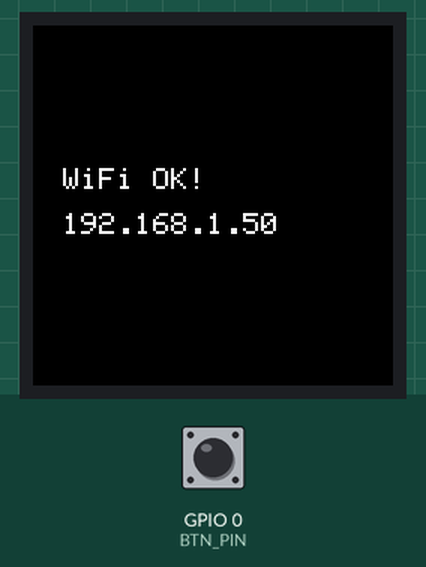
The sketch below on a simulated ESP32-S3. Shown: 240×240 colour display. Inputs (shaded band) come from the test bench; at power-on: GPIO 0 (BTN_PIN) HIGH. WiFi joins after 1.5 s; servers stay silent unless stated; I2S audio is not simulated (input reads silence); uploads are accepted with an empty reply; what the sketch prints to the serial monitor is not drawn.

Above: at 2.0 s.
At 5.3 s:
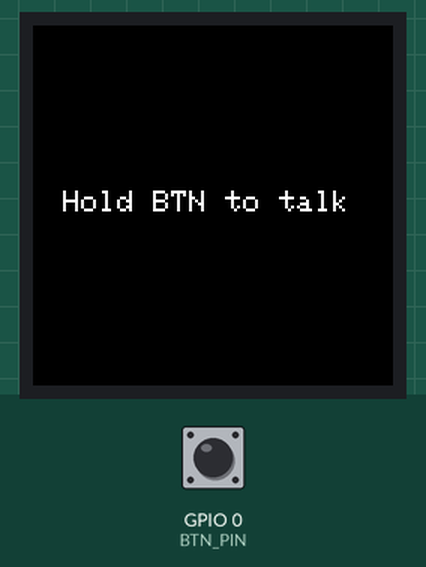
5.4 s: GPIO 0 (BTN_PIN) pulled LOW for 0.15 s
At 5.9 s:
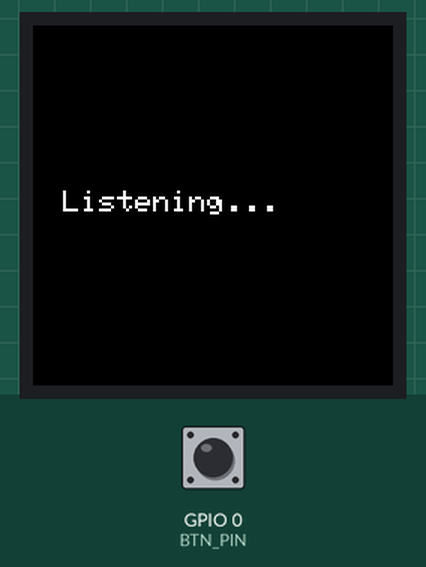
11.5 s: GPIO 0 (BTN_PIN) pulled LOW for 1 s
At 16.56 s:
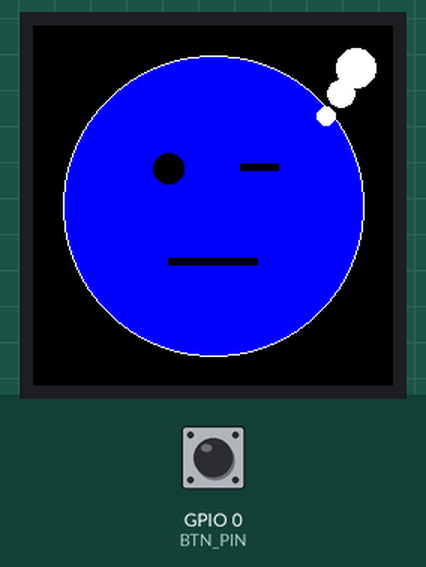
Timing chart, 0 to 18.1 s (numbered marks = the images above; inputs shaded):
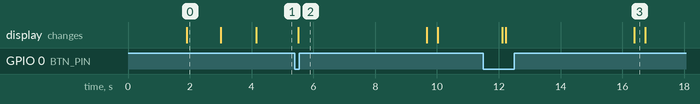

The sketch:

GEM_initial_code.ino
```cpp
// ============================================================
//  AI Robot Firmware — ESP32-S3
//  Hardware: INMP441 | MAX98357A | SSD1306 OLED | Gemini API
// ============================================================
//  Libraries needed (install via Arduino Library Manager):
//    - TFT_eSPI  (configure User_Setup.h for GC9A01 + your pins)
//    - ArduinoJson
//    - WiFi (built-in ESP32)
//    - HTTPClient (built-in ESP32)
// ============================================================

#include <WiFi.h>
#include <HTTPClient.h>
#include <ArduinoJson.h>
#include <TFT_eSPI.h>
#include <driver/i2s.h>
#include <Base64.h>

// ---------- WiFi & API Config ----------
const char* WIFI_SSID     = "YOUR_WIFI_SSID";
const char* WIFI_PASSWORD = "YOUR_WIFI_PASSWORD";
const char* GEMINI_API_KEY = "YOUR_GEMINI_API_KEY";
const char* GEMINI_URL    = "https://generativelanguage.googleapis.com/v1beta/models/gemini-1.5-flash:generateContent";
const char* EMOTION_API   = "http://YOUR_PC_IP:5000/emotion"; // <-- from emotion_server.py output

// ---------- Pin Definitions ----------
// INMP441 Microphone (I2S)
#define MIC_WS    42
#define MIC_SCK   41
#define MIC_SD    40
#define I2S_MIC_PORT  I2S_NUM_0

// MAX98357A Speaker (I2S)
#define SPK_BCLK  38
#define SPK_LRC   37
#define SPK_DIN   36
#define I2S_SPK_PORT  I2S_NUM_1

// TFT Round Display (GC9A01, 240x240) — pins set in TFT_eSPI User_Setup.h
#define SCREEN_W  240
#define SCREEN_H  240
#define CX        120   // center x
#define CY        120   // center y

// Button to trigger recording
#define BTN_PIN   0   // Use BOOT button or wire your own

// ---------- Audio Config ----------
#define SAMPLE_RATE     16000
#define RECORD_SECONDS  4
#define BITS_PER_SAMPLE I2S_BITS_PER_SAMPLE_16BIT
#define AUDIO_BUF_SIZE  (SAMPLE_RATE * RECORD_SECONDS * 2) // 16-bit = 2 bytes

// ---------- Globals ----------
TFT_eSPI tft = TFT_eSPI();
int8_t* audioBuf = nullptr;

// ---------- Emotion Faces (GC9A01 240x240 Round TFT) ----------
void drawFace(const String& emotion) {
  tft.fillScreen(TFT_BLACK);

  uint16_t faceColor = TFT_BLUE;
  uint16_t detailColor = TFT_BLACK;

  // Face circle
  tft.fillCircle(CX, CY, 100, faceColor);
  tft.drawCircle(CX, CY, 100, TFT_WHITE);

  if (emotion == "HAPPY") {
    // Eyes
    tft.fillCircle(CX - 30, CY - 25, 10, detailColor);
    tft.fillCircle(CX + 30, CY - 25, 10, detailColor);
    // Rosy cheeks
    tft.fillCircle(CX - 50, CY + 10, 12, TFT_RED);
    tft.fillCircle(CX + 50, CY + 10, 12, TFT_RED);
    // Big smile arc
    for (int i = -40; i <= 40; i++) {
      int x = CX + i;
      int y = CY + 30 + (i * i) / 80;
      tft.drawPixel(x, y,     TFT_BLACK);
      tft.drawPixel(x, y + 1, TFT_BLACK);
      tft.drawPixel(x, y + 2, TFT_BLACK);
    }

  } else if (emotion == "SAD") {
    // Eyes with tears
    tft.fillCircle(CX - 30, CY - 25, 10, detailColor);
    tft.fillCircle(CX + 30, CY - 25, 10, detailColor);
    tft.fillCircle(CX - 30, CY - 5, 5, TFT_CYAN); // tear
    tft.fillCircle(CX + 30, CY - 5, 5, TFT_CYAN);
    // Frown
    for (int i = -40; i <= 40; i++) {
      int x = CX + i;
      int y = CY + 55 - (i * i) / 80;
      tft.drawPixel(x, y,     TFT_BLACK);
      tft.drawPixel(x, y + 1, TFT_BLACK);
      tft.drawPixel(x, y + 2, TFT_BLACK);
    }

  } else if (emotion == "THINKING") {
    // One eye open, one squinted
    tft.fillCircle(CX - 30, CY - 25, 10, detailColor);
    tft.fillRect(CX + 18, CY - 28, 26, 5, detailColor); // squint line
    // Flat mouth
    tft.fillRect(CX - 30, CY + 35, 60, 5, detailColor);
    // Thought bubbles
    tft.fillCircle(CX + 75, CY - 60, 6,  TFT_WHITE);
    tft.fillCircle(CX + 85, CY - 75, 9,  TFT_WHITE);
    tft.fillCircle(CX + 95, CY - 92, 13, TFT_WHITE);

  } else if (emotion == "SURPRISED") {
    // Wide eyes
    tft.drawCircle(CX - 30, CY - 25, 16, detailColor);
    tft.drawCircle(CX - 30, CY - 25, 15, detailColor);
    tft.fillCircle(CX - 30, CY - 25, 8,  detailColor);
    tft.drawCircle(CX + 30, CY - 25, 16, detailColor);
    tft.drawCircle(CX + 30, CY - 25, 15, detailColor);
    tft.fillCircle(CX + 30, CY - 25, 8,  detailColor);
    // Open mouth (oval)
    tft.fillEllipse(CX, CY + 40, 22, 28, detailColor);
    tft.fillEllipse(CX, CY + 42, 16, 20, TFT_RED);

  } else {
    // NEUTRAL
    tft.fillCircle(CX - 30, CY - 25, 10, detailColor);
    tft.fillCircle(CX + 30, CY - 25, 10, detailColor);
    tft.fillRect(CX - 30, CY + 35, 60, 5, detailColor);
  }
}

void showText(const String& line1, const String& line2 = "") {
  tft.fillScreen(TFT_BLACK);
  tft.setTextColor(TFT_WHITE, TFT_BLACK);
  tft.setTextSize(2);
  tft.setCursor(20, line2 == "" ? 110 : 95);
  tft.println(line1);
  if (line2 != "") {
    tft.setCursor(20, 125);
    tft.println(line2);
  }
}

// ---------- I2S Microphone Setup ----------
void setupMic() {
  i2s_config_t cfg = {
    .mode = (i2s_mode_t)(I2S_MODE_MASTER | I2S_MODE_RX),
    .sample_rate = SAMPLE_RATE,
    .bits_per_sample = BITS_PER_SAMPLE,
    .channel_format = I2S_CHANNEL_FMT_ONLY_LEFT,
    .communication_format = I2S_COMM_FORMAT_STAND_I2S,
    .intr_alloc_flags = ESP_INTR_FLAG_LEVEL1,
    .dma_buf_count = 8,
    .dma_buf_len = 512,
    .use_apll = false,
  };
  i2s_pin_config_t pins = {
    .bck_io_num = MIC_SCK,
    .ws_io_num  = MIC_WS,
    .data_out_num = I2S_PIN_NO_CHANGE,
    .data_in_num  = MIC_SD,
  };
  i2s_driver_install(I2S_MIC_PORT, &cfg, 0, NULL);
  i2s_set_pin(I2S_MIC_PORT, &pins);
}

// ---------- I2S Speaker Setup ----------
void setupSpeaker() {
  i2s_config_t cfg = {
    .mode = (i2s_mode_t)(I2S_MODE_MASTER | I2S_MODE_TX),
    .sample_rate = SAMPLE_RATE,
    .bits_per_sample = BITS_PER_SAMPLE,
    .channel_format = I2S_CHANNEL_FMT_ONLY_LEFT,
    .communication_format = I2S_COMM_FORMAT_STAND_I2S,
    .intr_alloc_flags = ESP_INTR_FLAG_LEVEL1,
    .dma_buf_count = 8,
    .dma_buf_len = 512,
    .use_apll = false,
  };
  i2s_pin_config_t pins = {
    .bck_io_num = SPK_BCLK,
    .ws_io_num  = SPK_LRC,
    .data_out_num = SPK_DIN,
    .data_in_num  = I2S_PIN_NO_CHANGE,
  };
  i2s_driver_install(I2S_SPK_PORT, &cfg, 0, NULL);
  i2s_set_pin(I2S_SPK_PORT, &pins);
}

// ---------- Record Audio ----------
bool recordAudio() {
  showText("Listening...");
  Serial.println("Recording...");

  size_t bytesRead = 0, total = 0;
  while (total < AUDIO_BUF_SIZE) {
    i2s_read(I2S_MIC_PORT, audioBuf + total,
             min((size_t)512, AUDIO_BUF_SIZE - total),
             &bytesRead, portMAX_DELAY);
    total += bytesRead;
  }

  Serial.printf("Recorded %d bytes\n", total);
  return true;
}

// ---------- Send to Gemini & Get Response ----------
String callGemini() {
  showText("Thinking...");
  drawFace("THINKING");

  // Build WAV header (44 bytes) + raw PCM
  int dataSize = AUDIO_BUF_SIZE;
  int wavSize  = dataSize + 44;
  uint8_t* wav = (uint8_t*)malloc(wavSize);
  if (!wav) { Serial.println("OOM"); return ""; }

  // WAV header
  memcpy(wav,      "RIFF", 4);
  uint32_t chunkSize = wavSize - 8;
  memcpy(wav + 4,  &chunkSize, 4);
  memcpy(wav + 8,  "WAVE", 4);
  memcpy(wav + 12, "fmt ", 4);
  uint32_t subchunk1 = 16; memcpy(wav + 16, &subchunk1, 4);
  uint16_t audioFmt  = 1;  memcpy(wav + 20, &audioFmt, 2);
  uint16_t numCh     = 1;  memcpy(wav + 22, &numCh, 2);
  uint32_t sr        = SAMPLE_RATE; memcpy(wav + 24, &sr, 4);
  uint32_t byteRate  = SAMPLE_RATE * 2; memcpy(wav + 28, &byteRate, 4);
  uint16_t blockAlign = 2; memcpy(wav + 32, &blockAlign, 2);
  uint16_t bps        = 16; memcpy(wav + 34, &bps, 2);
  memcpy(wav + 36, "data", 4);
  memcpy(wav + 40, &dataSize, 4);
  memcpy(wav + 44, audioBuf, dataSize);

  // Base64 encode
  String b64 = base64::encode(wav, wavSize);
  free(wav);

  // Build JSON payload
  String payload = "{\"contents\":[{\"parts\":["
    "{\"text\":\"You are a friendly robot assistant. Always start your reply with an emotion tag: [HAPPY], [SAD], [THINKING], [SURPRISED], or [NEUTRAL]. Then respond conversationally in 1-2 sentences.\"},"
    "{\"inline_data\":{\"mime_type\":\"audio/wav\",\"data\":\"" + b64 + "\"}}"
    "]}]}";

  HTTPClient http;
  String url = String(GEMINI_URL) + "?key=" + GEMINI_API_KEY;
  http.begin(url);
  http.addHeader("Content-Type", "application/json");
  http.setTimeout(15000);

  int code = http.POST(payload);
  String result = "";

  if (code == 200) {
    String body = http.getString();
    DynamicJsonDocument doc(4096);
    if (deserializeJson(doc, body) == DeserializationError::Ok) {
      result = doc["candidates"][0]["content"]["parts"][0]["text"].as<String>();
    }
  } else {
    Serial.printf("HTTP error: %d\n", code);
    Serial.println(http.getString());
    result = "[NEUTRAL] Sorry, I couldn't connect.";
  }

  http.end();
  return result;
}

// ---------- Get Emotion from Your Pickle Model API ----------
String getEmotion(const String& text) {
  if (WiFi.status() != WL_CONNECTED) return "NEUTRAL";

  HTTPClient http;
  http.begin(EMOTION_API);
  http.addHeader("Content-Type", "application/json");
  http.setTimeout(5000);

  String payload = "{\"text\":\"" + text + "\"}";
  int code = http.POST(payload);
  String emotion = "NEUTRAL";

  if (code == 200) {
    String body = http.getString();
    DynamicJsonDocument doc(256);
    if (deserializeJson(doc, body) == DeserializationError::Ok) {
      emotion = doc["emotion"].as<String>();
      Serial.println("Model raw output: " + doc["raw"].as<String>());
    }
  } else {
    Serial.printf("Emotion API error: %d\n", code);
  }

  http.end();
  return emotion;
}

// ---------- Simple TTS via Speaker ----------
// NOTE: For real speech output, replace this with a TTS API
// (e.g. Google TTS, ElevenLabs) that returns audio bytes.
// This function just prints to Serial and shows text on OLED
// as a placeholder until TTS is wired up.
void speak(const String& text) {
  Serial.println("Robot says: " + text);

  // Show response text on OLED (scrolling in 20-char chunks)
  int len = text.length(), i = 0;
  while (i < len) {
    String chunk = text.substring(i, min(i + 20, len));
    showText("Robot:", chunk);
    delay(2000);
    i += 20;
  }
}

// ---------- Setup ----------
void setup() {
  Serial.begin(115200);
  pinMode(BTN_PIN, INPUT_PULLUP);

  // TFT init
  tft.init();
  tft.setRotation(0);
  tft.fillScreen(TFT_BLACK);
  showText("Booting...");

  // WiFi
  WiFi.begin(WIFI_SSID, WIFI_PASSWORD);
  showText("Connecting WiFi");
  while (WiFi.status() != WL_CONNECTED) { delay(500); Serial.print("."); }
  Serial.println("\nWiFi connected: " + WiFi.localIP().toString());
  showText("WiFi OK!", WiFi.localIP().toString());
  delay(1000);

  // I2S
  setupMic();
  setupSpeaker();

  // Alloc audio buffer in PSRAM if available
  audioBuf = (int8_t*)(ESP.getPsramSize() > 0
    ? ps_malloc(AUDIO_BUF_SIZE)
    : malloc(AUDIO_BUF_SIZE));
  if (!audioBuf) { Serial.println("Audio buffer alloc failed!"); while(true); }

  drawFace("HAPPY");
  delay(1000);
  drawFace("NEUTRAL");
  showText("Hold BTN to talk");
}

// ---------- Main Loop ----------
void loop() {
  // Wait for button press
  if (digitalRead(BTN_PIN) == LOW) {
    delay(50); // debounce
    if (digitalRead(BTN_PIN) == LOW) {

      // 1. Record
      recordAudio();

      // 2. Send to Gemini
      String response = callGemini();
      if (response == "") {
        drawFace("SAD");
        showText("Error :(");
        delay(2000);
        drawFace("NEUTRAL");
        return;
      }

      // 3. Get emotion from your trained pickle model
      Serial.println("Response: " + response);
      String emotion = getEmotion(response);
      Serial.println("Emotion: " + emotion);
      drawFace(emotion);

      // 4. Speak response
      speak(response);

      // 5. Return to idle
      delay(1000);
      drawFace("NEUTRAL");
      showText("Hold BTN to talk");

      // Wait for button release
      while (digitalRead(BTN_PIN) == LOW) delay(10);
    }
  }
}
```

Measured:
- after the input at 5.4 s, the display: changes after 0.11 s (image 2)
- after the input at 11.5 s, the display: first differs from a run without the input after 0.73 s (image 3 shows a later state)
- what the display in image 0 shows lasts 1.1 s, from 1.9 s to 3.0 s
